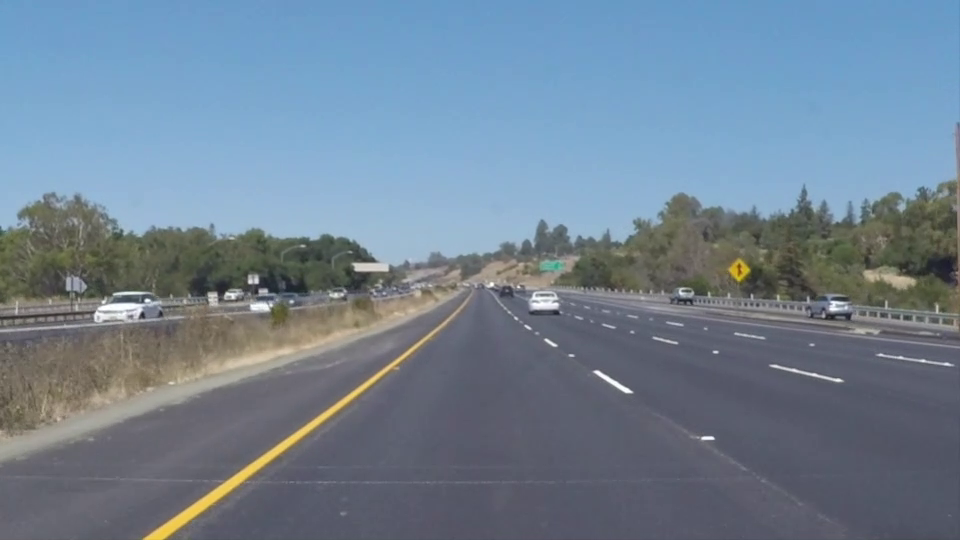
#> input picture test_images/aaa.jpg, 960 x 540 px
$ python -i finding_lanes.py   (imports and definitions only)   (Python 2 division)
#> lines starting #> are read from the running program, lines starting #| are printed output that depends on the picture; after the words box and inside, x2 and y2 are one past the last pixel; in counts of white or black regions, pixels touching at a corner belong together
import numpy as np
import matplotlib.pyplot as plt
import matplotlib.image as mpimg
from os import listdir
import cv2

# Define directories and read images
dir_test_images = './test_images/'
dir_test_videos = './test_videos/'

# Read test images
files = [dir_test_images + f for f in listdir(dir_test_images)]

# REGION FILTER
# Define region of interest: four vertices
def get_vertices(width, height, width_top, padding_bottom, horizon):
    top_left = [width / 2 - (width_top / 2), horizon]
    top_right = [width / 2 + (width_top / 2), horizon]
    bottom_left = [padding_bottom, height]
    bottom_right = [width - padding_bottom, height]
    return np.array([[bottom_left, top_left, top_right, bottom_right]], dtype=np.int32)

def mask_image_region(image):
    mask = np.zeros_like(image)
    ignore_mask_color = 255
    vertices = get_vertices(image.shape[1], image.shape[0], 20, 30, 310)
    cv2.fillPoly(mask, vertices, ignore_mask_color)
    return cv2.bitwise_and(image, mask)

# CANNY FILTER
low_threshold = 40
high_threshold = 120
def canny_filter(image, low_threshold, high_threshold):
    kernel_size = 5
    gray = cv2.cvtColor(image, cv2.COLOR_RGB2GRAY)
    blur_gray = cv2.GaussianBlur(gray, (kernel_size, kernel_size), 0)
    return cv2.Canny(blur_gray, low_threshold, high_threshold)

# HOUGH TRANSFORM
# Define Hough transform parameters
rho = 2                       # distance resolution in pixels of the Hough grid
theta = np.pi/180             # angular resolution in radians of the Hough grid
threshold = 15                # minimum number of votes (intersections in Hough grid cell)
min_line_length = 30          # minimum number of pixels making up a line
max_line_gap = 20             # maximum gap in pixels between connectable line segments

def Hough_all_lines(image, gray_image, rho, theta, threshold, min_line_length, max_line_gap):
    lines = cv2.HoughLinesP(gray_image, rho, theta, threshold, np.array([]), min_line_length, max_line_gap)
    return lines

def points_closest_to_bottom_and_top(lines):
    left = []
    right = []

    for line in lines:
        for x1, y1, x2, y2 in line:
            slope = (y1-y2) / float((x1-x2))

            if slope >= 0:
                left.append([x1,y1])
                left.append([x2,y2])
            else:
                right.append([x1,y1])
                right.append([x2,y2])

    left_bottom_point = max(left, key = lambda t: t[1])
    right_bottom_point = max(right, key = lambda t: t[1])
    left_top_point = min(left, key = lambda t: t[1])
    right_top_point = min(right, key = lambda t: t[1])

    return [(left_bottom_point, left_top_point), (right_bottom_point, right_top_point)]

def slopes_average_lines(lines):
    left_slopes = []
    right_slopes = []

    for line in lines:
        for x1, y1, x2, y2 in line:
            slope = (y1-y2) / float((x1-x2))
            intercept = y1 - slope * x1
            if slope >= 0:
                left_slopes.append(slope)
            else:
                right_slopes.append(slope)

    left = np.asarray(left_slopes)
    right = np.asarray(right_slopes)

    return (np.mean(left), np.mean(right))

def get_points_at_top_and_bottom(slope, point, height, height_limit):
    print point
    intercept = point[1] - slope * point[0]
    bottom = ((height - intercept) / slope, height)
    top = ((height_limit-intercept) / slope, height_limit)

    return [int(round(top[0],0)), int(round(top[1],0)), int(round(bottom[0],0)), int(round(bottom[1],0))]

def extend_line(line, horizon_height, height):
    # y = mx + b
    slope = (line[0][1] - line[1][1]) / float(line[0][0] - line[1][0])
    intercept = line[0][1] - (slope * line[0][0])

    # x = (y - b) / m
    a = (int((height - intercept) / slope), height)
    b = (int((horizon_height - intercept) / slope), horizon_height)

    return [a, b]

def get_Hough_average_lines(image, lines):
    lines_image = np.copy(image)*0

    left_avg_slope, right_avg_slope = slopes_average_lines(lines)
    points = points_closest_to_bottom_and_top(lines)
    left_line = points[0]
    right_line = points[1]

    left_line = extend_line(left_line, 320, image.shape[1])
    right_line = extend_line(right_line, 320, image.shape[1])

    cv2.line(lines_image, (left_line[0][0], left_line[0][1]), (left_line[1][0], left_line[1][1]), (255,0,0), 10)
    cv2.line(lines_image, (right_line[0][0], right_line[0][1]), (right_line[1][0], right_line[1][1]), (255,0,0), 10)

    return lines_image

def process_image(image):
    current_image = np.copy(image)
    image_canny = canny_filter(current_image, low_threshold, high_threshold)
    image_canny_region = mask_image_region(image_canny)
    lines = Hough_all_lines(current_image, image_canny_region,  rho, theta, threshold, min_line_length, max_line_gap)
    lines_image_avg = get_Hough_average_lines(current_image, lines)
    image_edges = cv2.addWeighted(current_image, 0.8, lines_image_avg, 1, 0)

    return image_edges

# [9 lines of commented-out code are left out]
from moviepy.editor import VideoFileClip
from IPython.display import HTML

white_output = dir_test_videos + 'output/' + 'solidWhiteRight.mp4'
# [1 line that did not run here, left out]
# [1 line that did not run here, left out]
# [1 line not run here, left out]

yellow_output = dir_test_videos + 'output/' + 'solidYellowLeft.mp4'
# [1 line that did not run here, left out]
# [1 line that did not run here, left out]
# [1 line not run here, left out]

challenge_output = dir_test_videos + 'output/' + 'challenge.mp4'
# [1 line that did not run here, left out]
# [1 line that did not run here, left out]
# [1 line not run here, left out]

>>> import cv2
>>> picture = cv2.cvtColor(cv2.imread('test_images/aaa.jpg'), cv2.COLOR_BGR2RGB)
>>> result = process_image(picture)
#> in canny_filter, `gray = cv2.cvtColor(image, cv2.COLOR_RGB2GRAY)`:
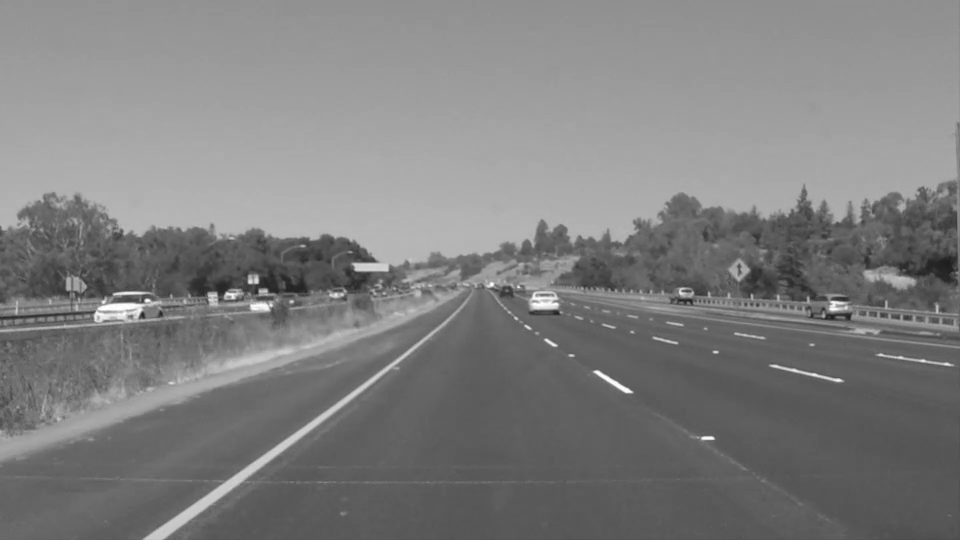
#> gray: shape (540, 960); min 25, max 255, mean 127.1
#> in canny_filter, `return cv2.Canny(blur_gray, low_threshold, high_threshold)`:
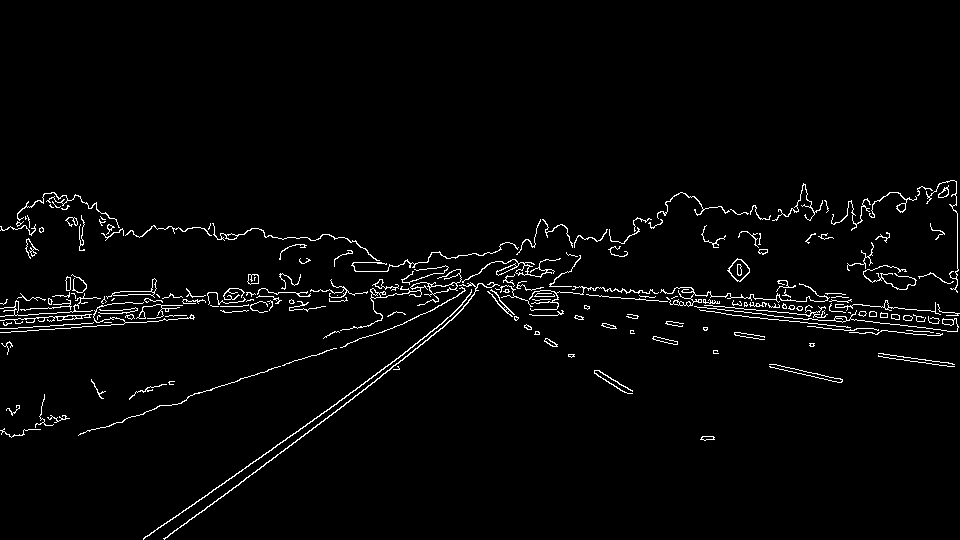
#> returned value: shape (540, 960); 2.5% white in thin lines or dots, all inside (x1, y1, x2, y2) = (0, 180, 960, 540)
#> in mask_image_region, `cv2.fillPoly(mask, vertices, ignore_mask_color)`:
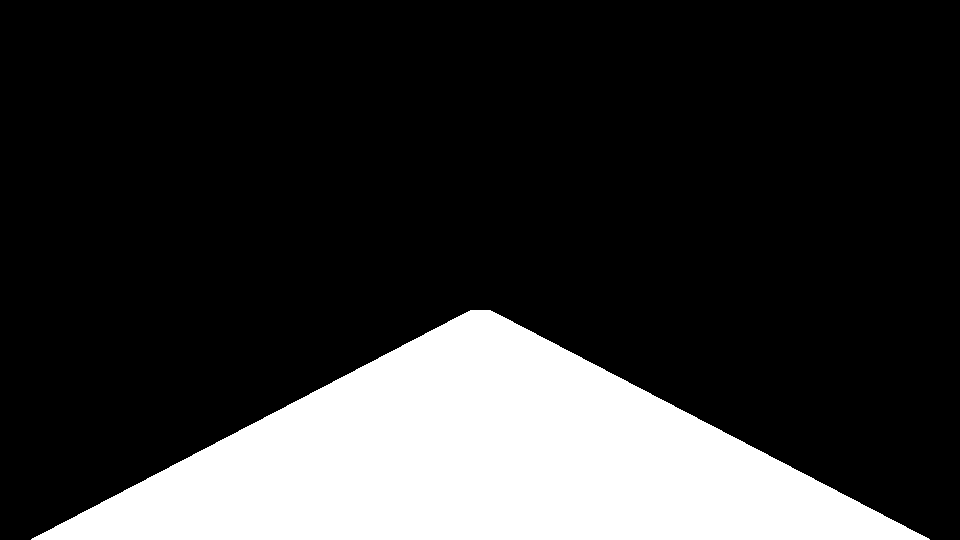
#> mask: shape (540, 960); 20.4% white; 1 white region, box (x1, y1, x2, y2) and area: (31, 310, 930, 540) 106010
#> in mask_image_region, `return cv2.bitwise_and(image, mask)`:
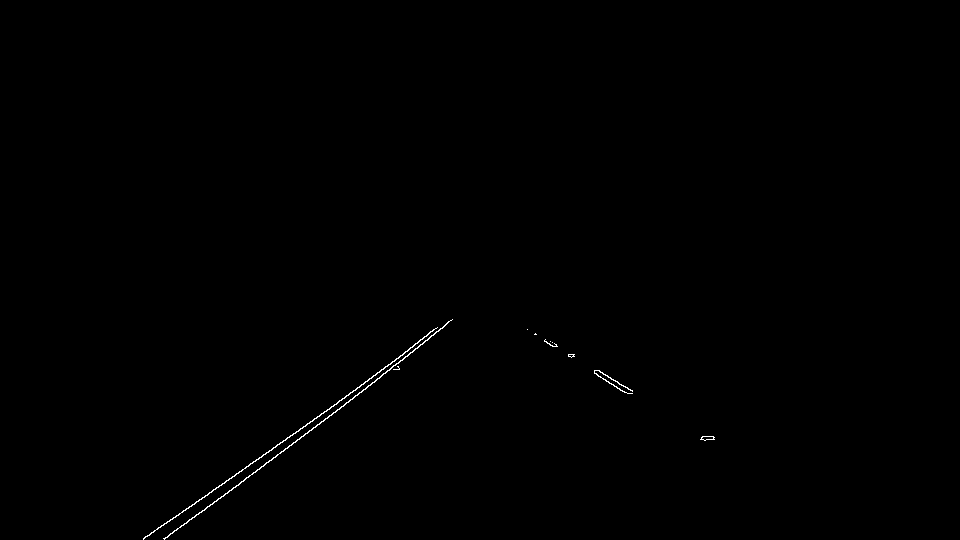
#> returned value: shape (540, 960); 0.23% white in thin lines or dots, all inside (x1, y1, x2, y2) = (143, 319, 715, 540)
#> in Hough_all_lines, `lines = cv2.HoughLinesP(gray_image, rho, theta, threshold, np.array([]..`: lines = 17 rows, first 6: [164, 539, 417, 348], [143, 539, 344, 398], [346, 395, 402, 355], [527, 329, 573, 356], [596, 370, 632, 391], [377, 372, 417, 343]
#> in get_Hough_average_lines, `lines_image = np.copy(image)*0`: lines_image: shape (540, 960, 3); every value is 0
#> the loop in slopes_average_lines, `for line in lines:` made 17 passes
#> line on passes 1 to 12: [[164, 539, 417, 348]], [[143, 539, 344, 398]], [[346, 395, 402, 355]], [[527, 329, 573, 356]], [[596, 370, 632, 391]], [[377, 372, 417, 343]], [[594, 373, 628, 393]], [[143, 538, 367, 381]], [[419, 340, 450, 320]], [[377, 378, 410, 353]], [[534, 334, 570, 356]], [[263, 465, 343, 406]]
#> after the loop in slopes_average_lines, `for line in lines:`: left_slopes = [0.587, 0.583, 0.588, 0.611, 0.548, 0.588]; right_slopes = [-0.755, -0.701, -0.714, -0.725, -0.701, -0.645, -0.758, -0.738, -0.657, -0.717, -0.732]
#> in slopes_average_lines, `left = np.asarray(left_slopes)`: left = [0.587, 0.583, 0.588, 0.611, 0.548, 0.588]
#> in slopes_average_lines, `right = np.asarray(right_slopes)`: right has the same summary as right_slopes
#> in get_Hough_average_lines, `left_avg_slope, right_avg_slope = slopes_average_lines(lines)`: left_avg_slope = 0.584; right_avg_slope = -0.713
#> the loop in points_closest_to_bottom_and_top, `for line in lines:` made 17 passes
#> after the loop in points_closest_to_bottom_and_top, `for line in lines:`: left = [[527, 329], [573, 356], [596, 370], [632, 391], [594, 373], [628, 393], [534, 334], [570, 356], [598, 376], [629, 393], [598, 370], [632, 390]]; right = [[164, 539], [417, 348], [143, 539], [344, 398], [346, 395], [402, 355], [377, 372], [417, 343], [143, 538], [367, 381], [419, 340], [450, 320], [377, 378], [410, 353], [263, 465], [343, 406], [408, 349], [443, 326], [344, 404], [397, 366], [164, 538], [287, 448]]
#> in points_closest_to_bottom_and_top, `left_bottom_point = max(left, key = lambda t: t[1])`: left_bottom_point = [628, 393]
#> in points_closest_to_bottom_and_top, `right_bottom_point = max(right, key = lambda t: t[1])`: right_bottom_point = [164, 539]
#> in points_closest_to_bottom_and_top, `left_top_point = min(left, key = lambda t: t[1])`: left_top_point = [527, 329]
#> in points_closest_to_bottom_and_top, `right_top_point = min(right, key = lambda t: t[1])`: right_top_point = [450, 320]
#> in get_Hough_average_lines, `points = points_closest_to_bottom_and_top(lines)`: points = [([628, 393], [527, 329]), ([164, 539], [450, 320])]
#> in get_Hough_average_lines, `left_line = points[0]`: left_line = ([628, 393], [527, 329])
#> in get_Hough_average_lines, `right_line = points[1]`: right_line = ([164, 539], [450, 320])
#> in extend_line, `slope = (line[0][1] - line[1][1]) / float(line[0][0] - line[1][0])`: slope = 0.634
#> in extend_line, `intercept = line[0][1] - (slope * line[0][0])`: intercept = -4.94
#> in extend_line, `a = (int((height - intercept) / slope), height)`: a = (1522, 960)
#> in extend_line, `b = (int((horizon_height - intercept) / slope), horizon_height)`: b = (512, 320)
#> in get_Hough_average_lines, `left_line = extend_line(left_line, 320, image.shape[1])`: left_line = [(1522, 960), (512, 320)]
#> in get_Hough_average_lines, `right_line = extend_line(right_line, 320, image.shape[1])`: right_line = [(-385, 960), (450, 320)]
#> in get_Hough_average_lines, `cv2.line(lines_image, (right_line[0][0], right_line[0][1]), (right_lin..`:
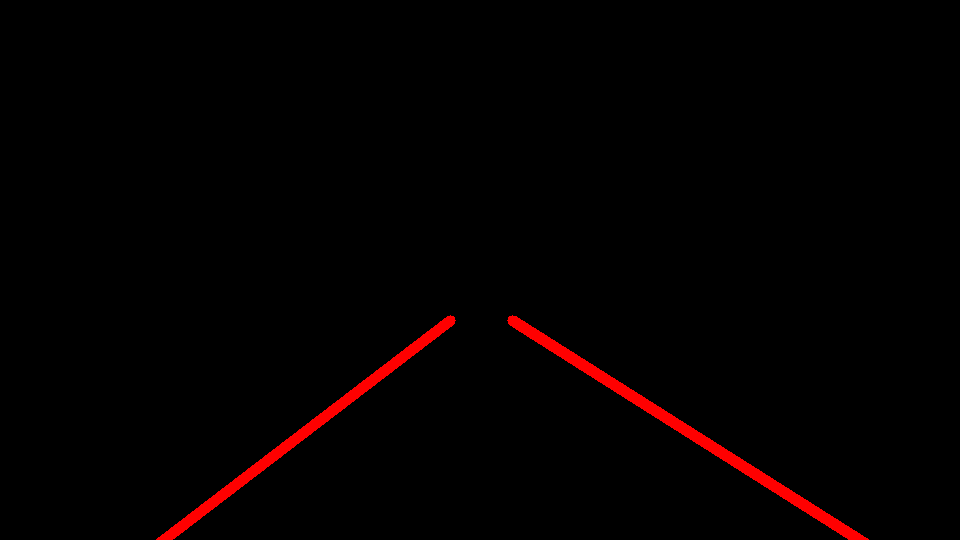
#> lines_image: shape (540, 960, 3); mean R, G, B 4.2, 0, 0
#> in process_image, `image_edges = cv2.addWeighted(current_image, 0.8, lines_image_avg, 1, 0)`:
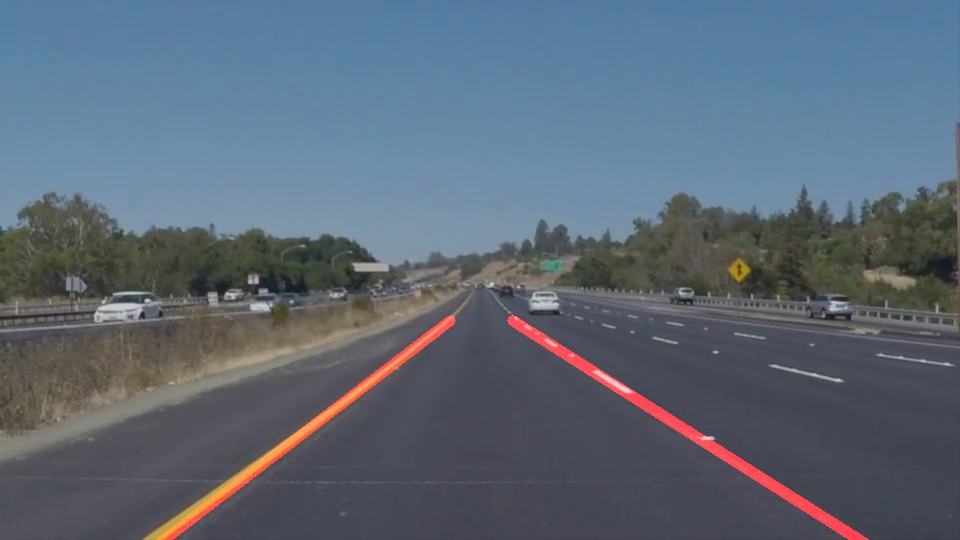
#> image_edges: shape (540, 960, 3); mean R, G, B 92.5, 104.4, 118
